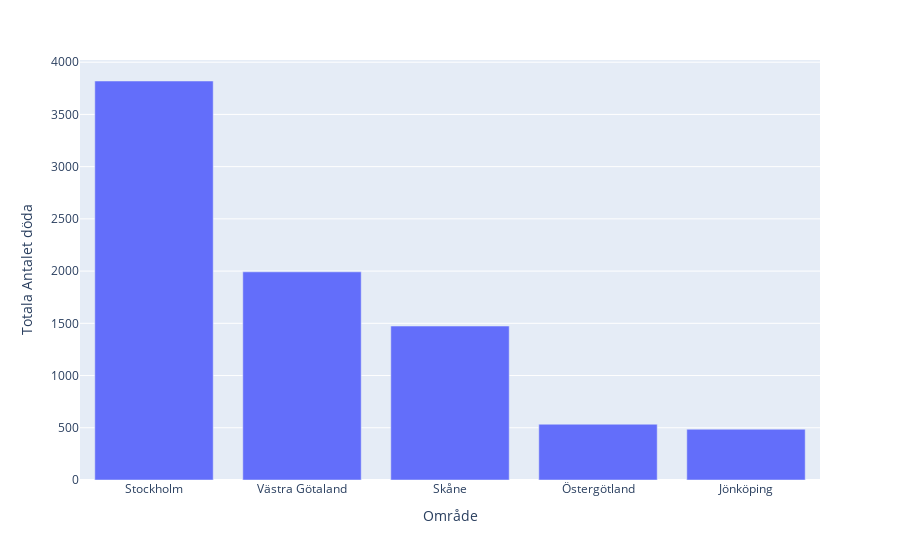

Write notebook code for a chart like this one.
### Code cell
#Visualisering 5

total_döda = {}
#Lista med all områden.
region = ["Blekinge", "Dalarna", "Gotland", "Gävleborg", "Halland", "Jämtland Härjedalen", "Jönköping", "Kalmar", "Kronoberg", "Norrbotten", "Skåne", "Stockholm", "Sörmland", "Uppsala", "Värmland", "Västerbotten", "Västernorrland", "Västmanland", "Västra Götaland", "Örebro", "Östergötland"]

#Lägger till specifika värden till det specifika namnet.
for i,d in enumerate(region):
    total_döda[region[i]] = df_dic["Regional_total"].iloc[i,4]

#Sorterar dictionary med bara sälja "value" som är värdena i dictionary till en ny variabel.
döda_värde = sorted(total_döda.values(), reverse=True)
sorted_total_döda = {}

#loopar antal i dictionary
for z in döda_värde:
    #loopar nu igen med dict med själva "namnen".
    for k in total_döda.keys():
        #nu ifall den osorterade dict är lika med den sorterade. Ge en tom dict ett nytt värde.
        if total_döda[k] == z:
            sorted_total_döda[k] = total_döda[k]

#För att göra grafen snygg och kunna använda sig av "head(5)".
df_dic["Regional_total"]["Region"] = sorted_total_döda.keys() 
df_dic["Regional_total"]["Total_Cases"] = sorted_total_döda.values() 

fig = px.bar(df_dic["Regional_total"].head(5), x='Region', y='Total_Cases', labels={"Total_Cases":"Totala Antalet Döda","Region":"Område"})
fig.show()

### Figure 1 — Plotly figure (JSON) as saved in the notebook; plotly's stock layout.template omitted (floating-point values rounded to 4 significant figures)
{"data": [{"alignmentgroup": "True", "hovertemplate": "Område=%{x}<br>Totala Antalet döda=%{y}<extra></extra>", "legendgroup": "", "marker": {"color": "#636efa"}, "name": "", "offsetgroup": "", "orientation": "v", "showlegend": false, "textposition": "auto", "type": "bar", "x": ["Stockholm", "Västra Götaland", "Skåne", "Östergötland", "Jönköping"], "xaxis": "x", "y": [3820, 1993, 1474, 534, 486], "yaxis": "y"}], "layout": {"barmode": "relative", "legend": {"tracegroupgap": 0}, "margin": {"t": 60}, "xaxis": {"anchor": "y", "domain": [0, 1], "title": {"text": "Område"}}, "yaxis": {"anchor": "x", "domain": [0, 1], "title": {"text": "Totala Antalet döda"}}}}
